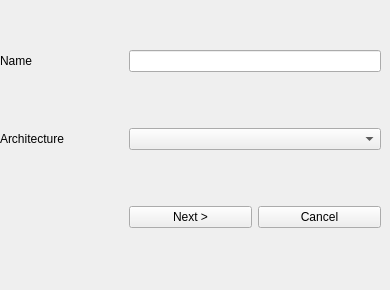
     <widget class="QWidget" name="page_15">
      <widget class="QWidget" name="gridLayoutWidget_14">
       <property name="geometry">
        <rect>
         <x>0</x>
         <y>0</y>
         <width>381</width>
         <height>281</height>
        </rect>
       </property>
       <layout class="QGridLayout" name="gridLayout_14">
        <item row="1" column="0">
         <widget class="QLabel" name="label_38">
          <property name="text">
           <string>Architecture</string>
          </property>
         </widget>
        </item>
        <item row="0" column="0">
         <widget class="QLabel" name="label_39">
          <property name="text">
           <string>Name</string>
          </property>
         </widget>
        </item>
        <item row="2" column="2">
         <widget class="QPushButton" name="pushButton_43">
          <property name="text">
           <string>Cancel</string>
          </property>
         </widget>
        </item>
        <item row="2" column="1">
         <widget class="QPushButton" name="pushButton_44">
          <property name="text">
           <string>Next &gt;</string>
          </property>
         </widget>
        </item>
        <item row="1" column="1" colspan="2">
         <widget class="QComboBox" name="comboBox_22">
          <property name="placeholderText">
           <string>Please choose an architecture</string>
          </property>
          <item>
           <property name="text">
            <string>i386</string>
           </property>
          </item>
          <item>
           <property name="text">
            <string>x86_64</string>
           </property>
          </item>
          <item>
           <property name="text">
            <string>mips64el</string>
           </property>
          </item>
          <item>
           <property name="text">
            <string>mipsel</string>
           </property>
          </item>
          <item>
           <property name="text">
            <string>ppc</string>
           </property>
          </item>
          <item>
           <property name="text">
            <string>ppc64</string>
           </property>
          </item>
          <item>
           <property name="text">
            <string>aarch64</string>
           </property>
          </item>
          <item>
           <property name="text">
            <string>arm</string>
           </property>
          </item>
          <item>
           <property name="text">
            <string>sparc</string>
           </property>
          </item>
          <item>
           <property name="text">
            <string>sparc64</string>
           </property>
          </item>
         </widget>
        </item>
        <item row="0" column="1" colspan="2">
         <widget class="QLineEdit" name="lineEdit_9"/>
        </item>
       </layout>
      </widget>
     </widget>
